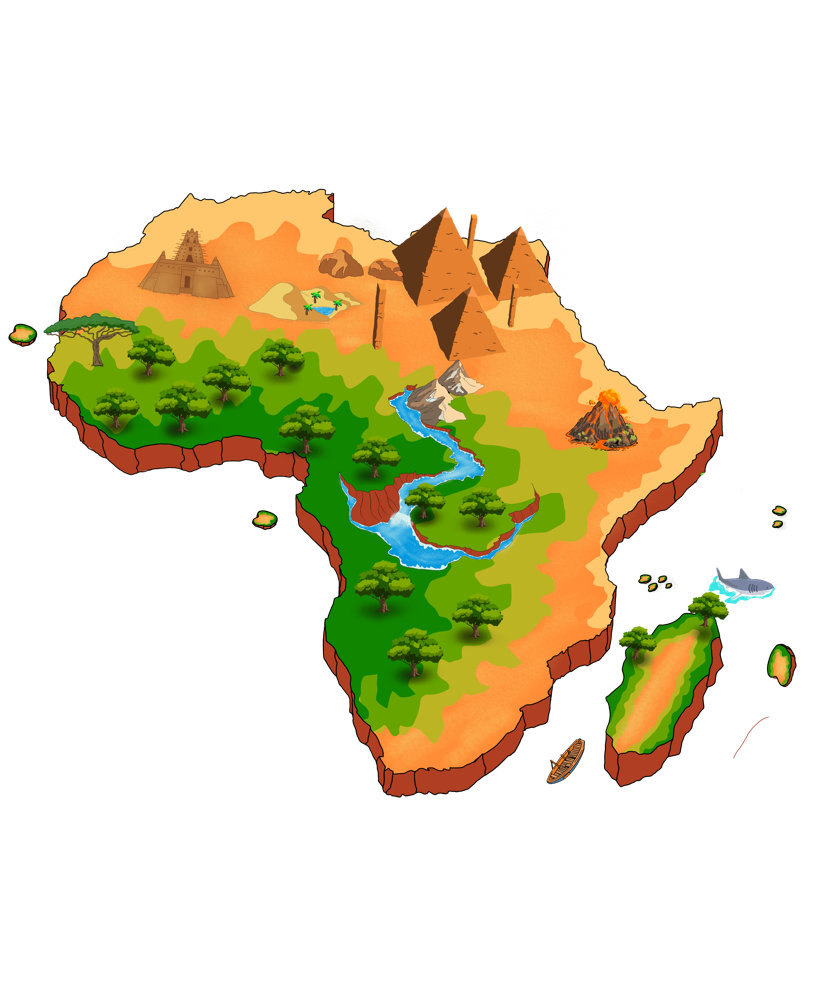
#> input picture scripts/assets/map_base.png, 833 x 1000 px
$ python kuma_image_manager.py
#> lines starting #> are read from the running program, lines starting #| are printed output that depends on the picture
#!/usr/bin/env python3
"""
🖼️  Kuma Image Manager - Backoffice Tool
Complete image management for Kuma stories
"""

import os
import json
import shutil
import subprocess
from datetime import datetime
from collections import defaultdict
import sys

try:
    from PIL import Image
    PIL_AVAILABLE = True
except ImportError:
    PIL_AVAILABLE = False

# Configuration
CONFIG = {
    "firebase": {
        "project_id": "kumafire-7864b",
        "bucket": "kumafire-7864b.firebasestorage.app",
        "credentials_path": "/Users/arnaudkossea/development/kuma_upload/firebase-credentials.json",
        "storage_path": "stories"
    },
    "optimization": {
        "standard_size": (800, 450),
        "retina_size": (1200, 675),
        "jpeg_quality": 85,
        "webp_quality": 80,
        "formats": ["jpg", "webp"]
    },
    "directories": {
        "output": "/Users/arnaudkossea/development/kumacodex/optimized_output",
        "temp": "/Users/arnaudkossea/development/kumacodex/temp_processing"
    }
}

class Colors:
    HEADER = '\033[95m'
    BLUE = '\033[94m'
    CYAN = '\033[96m'
    GREEN = '\033[92m'
    WARNING = '\033[93m'
    FAIL = '\033[91m'
    ENDC = '\033[0m'
    BOLD = '\033[1m'

def print_header(text):
    print(f"\n{Colors.HEADER}{Colors.BOLD}🖼️  {text}{Colors.ENDC}")
    print("=" * (len(text) + 4))

def print_success(text):
    print(f"{Colors.GREEN}✅ {text}{Colors.ENDC}")

def print_warning(text):
    print(f"{Colors.WARNING}⚠️  {text}{Colors.ENDC}")

def print_error(text):
    print(f"{Colors.FAIL}❌ {text}{Colors.ENDC}")

def print_info(text):
    print(f"{Colors.CYAN}ℹ️  {text}{Colors.ENDC}")

class KumaImageManager:
    def __init__(self):
        self.firebase_admin = None
        self.db = None
        self.setup_firebase()

    def setup_firebase(self):
        """Initialize Firebase Admin SDK"""
        try:
            import firebase_admin
            from firebase_admin import credentials, firestore

            # Clear any existing apps first
            try:
                if firebase_admin._apps:
                    for app in firebase_admin._apps.values():
                        firebase_admin.delete_app(app)
#> the answer given: 1
#> the answer given: assets
            except:
                pass

            # Initialize with fresh credentials
            creds_path = CONFIG["firebase"]["credentials_path"]
            if not os.path.exists(creds_path):
                print_error(f"Credentials file not found: {creds_path}")
                return False

            cred = credentials.Certificate(creds_path)
            firebase_admin.initialize_app(cred)

            self.db = firestore.client()

            # Test connection
            test_ref = self.db.collection('stories').limit(1)
            list(test_ref.get())  # This will throw if connection fails

            print_success("Firebase Admin SDK initialized and tested")
            return True

        except ImportError:
            print_error("Firebase Admin SDK not installed. Run: pip install firebase-admin")
            return False
        except Exception as e:
            print_error(f"Firebase setup failed: {e}")
            print_error(f"Make sure credentials file exists and is valid")
            return False

    def extract_country_code(self, filename):
        """Extract country code from filename - supports both formats:
        - Audio format: XX_001.mp3 -> (XX, 001)
        - Image format: Story Name XX -> (XX, Story Name)
        """
        name_without_ext = os.path.splitext(filename)[0]
        name_without_ext = name_without_ext.rstrip()

        # Check for audio format first: XX_001
        if '_' in name_without_ext:
            parts = name_without_ext.split('_')
            if len(parts) >= 2 and len(parts[0]) == 2 and parts[0].isalpha():
                return parts[0].upper(), '_'.join(parts[1:])

        # Check for image format: Story Name XX
        if len(name_without_ext) >= 2:
            parts = name_without_ext.rsplit(' ', 1)
            if len(parts) == 2 and len(parts[1]) == 2 and parts[1].isalpha():
                return parts[1].upper(), parts[0].strip()
            else:
                return name_without_ext[-2:].upper(), name_without_ext[:-2].rstrip(' _-')

        return None, None

    # [66 lines left out: functions get_country_name, get_country_region, get_story_title, not called in this run]

    def optimize_images(self, source_dir):
        """Optimize images from source directory"""
        if not PIL_AVAILABLE:
            print_error("Pillow not installed. Run: pip install Pillow")
            return False

        print_header("Image Optimization")
        print_info(f"Source directory: {source_dir}")

        if not os.path.exists(source_dir):
            print_error(f"Source directory not found: {source_dir}")
            return False

        # Create output directories
        output_dir = CONFIG["directories"]["output"]
        os.makedirs(output_dir, exist_ok=True)

        # Find images
        image_extensions = ['*.jpg', '*.jpeg', '*.png', '*.webp', '*.bmp']
        image_files = []

        for ext in image_extensions:
            import glob
            image_files.extend(glob.glob(os.path.join(source_dir, ext)))
            image_files.extend(glob.glob(os.path.join(source_dir, ext.upper())))

        if not image_files:
            print_error("No images found in source directory")
            return False

        print_info(f"Found {len(image_files)} images to optimize")

        optimized_files = []
        total_original_size = 0
        total_optimized_size = 0

        for i, image_path in enumerate(image_files, 1):
            filename = os.path.basename(image_path)
            name_without_ext = os.path.splitext(filename)[0]

            print(f"\n[{i}/{len(image_files)}] Processing: {filename}")

            try:
                # Get original size
                original_size = os.path.getsize(image_path)
                total_original_size += original_size

                # Extract country code
                country_code, story_identifier = self.extract_country_code(filename)
                if not country_code:
                    print_warning(f"Could not extract country code from {filename}")
                    continue

                print_info(f"Country: {country_code}, Story: {story_identifier}")

                # Open and process image
                with Image.open(image_path) as img:
                    # Convert to RGB if necessary
#> img is the input picture: PIL image 833x1000 RGBA; mean R, G, B, A 45.8, 40, 12.7, 72.7
                    if img.mode in ('RGBA', 'LA', 'P'):
                        rgb_img = Image.new('RGB', img.size, (255, 255, 255))
#> rgb_img: PIL image 833x1000 RGB; every value is 255
                        if img.mode == 'P':
                            img = img.convert('RGBA')
                        rgb_img.paste(img, mask=img.split()[-1] if img.mode in ('RGBA', 'LA') else None)
                        img = rgb_img
                    elif img.mode != 'RGB':
                        img = img.convert('RGB')

                    # Create resized versions
                    img_standard = img.resize(CONFIG["optimization"]["standard_size"], Image.Resampling.LANCZOS)
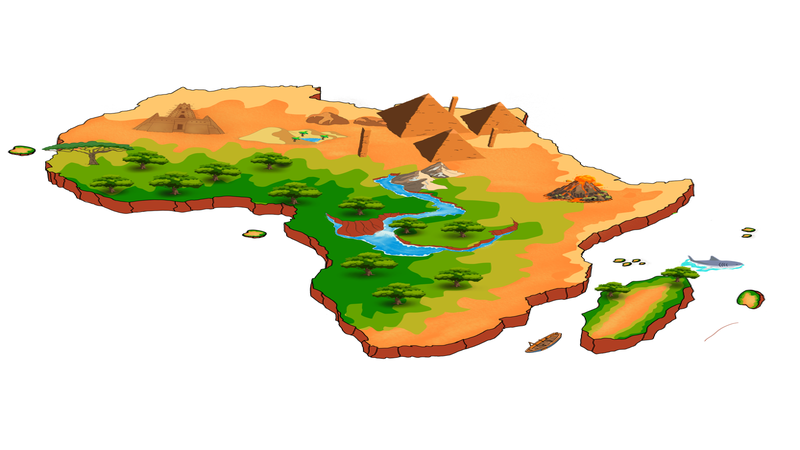
#> img_standard: PIL image 800x450 RGB; mean R, G, B 227.8, 222, 194.9
                    img_retina = img.resize(CONFIG["optimization"]["retina_size"], Image.Resampling.LANCZOS)
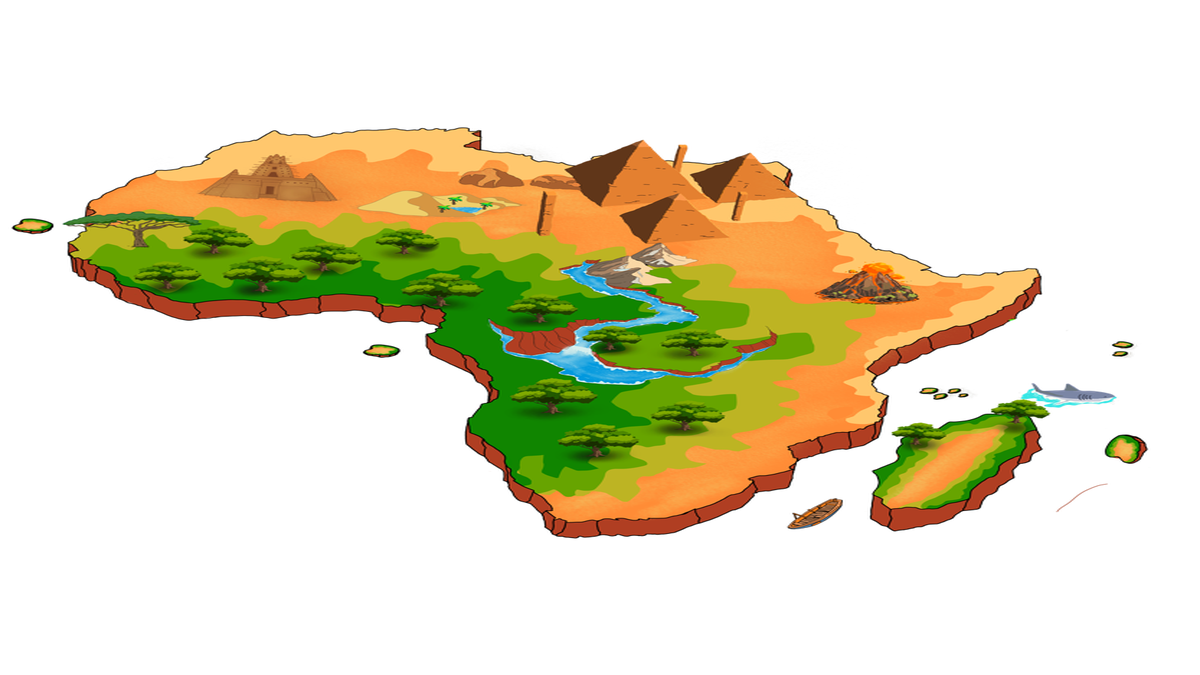
#> img_retina: PIL image 1200x675 RGB; mean R, G, B 227.8, 222, 194.9

                    # Generate story ID
                    story_id = f"story_{country_code.lower()}_001"

                    file_size_info = {}

                    # Save formats
                    for format_name in CONFIG["optimization"]["formats"]:
                        if format_name == "jpg":
                            # Standard JPEG
                            std_path = os.path.join(output_dir, f"{story_id}.jpg")
                            img_standard.save(std_path, 'JPEG',
                                            quality=CONFIG["optimization"]["jpeg_quality"],
                                            optimize=True)

                            # Retina JPEG
                            retina_path = os.path.join(output_dir, f"{story_id}@2x.jpg")
                            img_retina.save(retina_path, 'JPEG',
                                          quality=CONFIG["optimization"]["jpeg_quality"],
                                          optimize=True)

                            file_size_info["jpg_std"] = os.path.getsize(std_path)
                            file_size_info["jpg_retina"] = os.path.getsize(retina_path)

                        elif format_name == "webp":
                            # Standard WebP
                            std_path = os.path.join(output_dir, f"{story_id}.webp")
                            img_standard.save(std_path, 'WebP',
                                            quality=CONFIG["optimization"]["webp_quality"],
                                            optimize=True)

                            # Retina WebP
                            retina_path = os.path.join(output_dir, f"{story_id}@2x.webp")
                            img_retina.save(retina_path, 'WebP',
                                          quality=CONFIG["optimization"]["webp_quality"],
                                          optimize=True)

                            file_size_info["webp_std"] = os.path.getsize(std_path)
                            file_size_info["webp_retina"] = os.path.getsize(retina_path)
#> after the loop, file_size_info = {'jpg_std': 40532, 'jpg_retina': 72427, 'webp_std': 23666, 'webp_retina': 40408}

                    # Calculate total optimized size
                    total_file_size = sum(file_size_info.values())
#> total_file_size = 177033
                    total_optimized_size += total_file_size
#> total_optimized_size = 177033

                    optimized_files.append({
                        "original_filename": filename,
                        "story_id": story_id,
                        "country_code": country_code,
                        "story_identifier": story_identifier,
                        "original_size": original_size,
                        "optimized_size": total_file_size,
                        "file_sizes": file_size_info
                    })

                    # Print results
                    compression_ratio = (1 - total_file_size / original_size) * 100
#> compression_ratio = 54.64
                    print_success(f"Optimized: {original_size/1024:.1f}KB → {total_file_size/1024:.1f}KB ({compression_ratio:.1f}% reduction)")

            except Exception as e:
                print_error(f"Error processing {filename}: {e}")
                continue

        # Save optimization report
        report = {
            "timestamp": datetime.now().isoformat(),
            "source_directory": source_dir,
            "output_directory": output_dir,
            "total_files": len(image_files),
            "successful": len(optimized_files),
            "failed": len(image_files) - len(optimized_files),
            "original_total_size": total_original_size,
            "optimized_total_size": total_optimized_size,
            "compression_ratio": (1 - total_optimized_size / total_original_size) * 100 if total_original_size > 0 else 0,
            "files": optimized_files
        }

        report_path = os.path.join(output_dir, "optimization_report.json")
        with open(report_path, 'w', encoding='utf-8') as f:
            json.dump(report, f, indent=2, ensure_ascii=False)

        # Summary
        print_header("Optimization Summary")
        print_success(f"Processed: {len(optimized_files)}/{len(image_files)} images")
        print_info(f"Original size: {total_original_size/1024/1024:.2f} MB")
        print_info(f"Optimized size: {total_optimized_size/1024/1024:.2f} MB")
        print_success(f"Space saved: {report['compression_ratio']:.1f}%")
        print_info(f"Report saved: {report_path}")

        return True

    # [681 lines left out: functions optimize_audio_files, check_file_exists_in_storage, upload_to_firebase, upload_audio_to_firebase, update_firestore_urls, update_firestore_audio_urls and 2 more, not called in this run]

def show_menu():
    """Display main menu"""
    print_header("Kuma Image Manager")
    print(f"{Colors.CYAN}1.{Colors.ENDC} Optimize images")
    print(f"{Colors.CYAN}2.{Colors.ENDC} Upload to Firebase Storage (skip existing)")
    print(f"{Colors.CYAN}2f.{Colors.ENDC} Upload to Firebase Storage (force overwrite)")
    print(f"{Colors.CYAN}3.{Colors.ENDC} Update Firestore URLs")
    print(f"{Colors.CYAN}4.{Colors.ENDC} Complete workflow (skip existing)")
    print(f"{Colors.CYAN}4f.{Colors.ENDC} Complete workflow (force overwrite)")
    print(f"{Colors.CYAN}5.{Colors.ENDC} Verify uploaded images")
    print(f"{Colors.CYAN}6.{Colors.ENDC} Show configuration")
    print(f"{Colors.CYAN}7.{Colors.ENDC} Exit")
    print()

# [10 lines left out: function show_config, not called in this run]

def main():
    """Main application loop"""
    manager = KumaImageManager()

    while True:
        show_menu()
#> (the run stopped early here; a loop or call above may not have finished)
